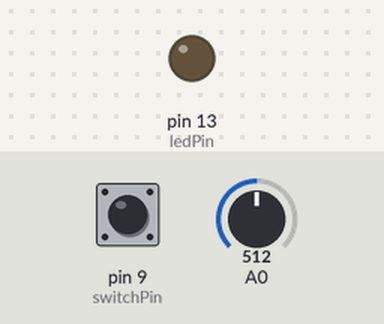
Bench run of a sketch on a simulated Teensy 4. Shown: output pins drawn as LEDs (lit = HIGH). Dashed ring = blinking. The test bench sets the inputs (shaded band); at power-on: pin 9 (switchPin) LOW, A0 = 512. What the sketch prints to the serial monitor is not drawn.

Above: at 1.2 s.
1.3 s: pin 9 (switchPin) pulled HIGH for 1 s
At 2.3 s:
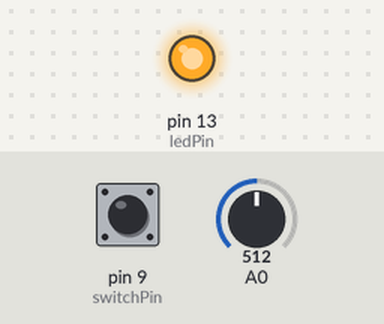
3.8 s: pin 9 (switchPin) pulled HIGH for 0.15 s
At 4.1 s:
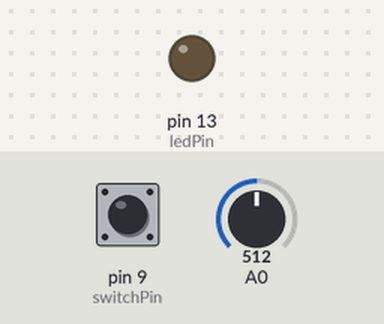
5.4 s: pin 9 (switchPin) pulled HIGH for 3.2 s
At 5.58 s:
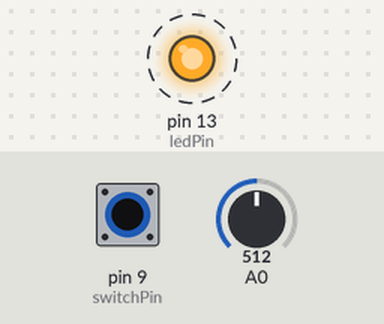
Timing chart, 0 to 9.9 s (numbered marks = the images above; inputs shaded):
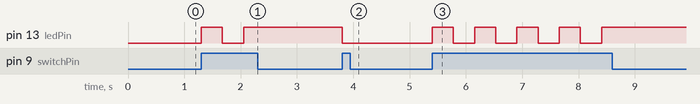

Measured:
- after the input at 1.3 s, pin 13 (ledPin): LOW → HIGH at once, → LOW 0.38 s later, → HIGH 0.38 s later
- after the input at 3.8 s, pin 13 (ledPin): HIGH → LOW at once
- after the input at 5.4 s, pin 13 (ledPin): alternates HIGH for 0.38 s and LOW for 0.38 s, 9 changes in all, then stays HIGH, starting at once

The sketch:

DarcysClimbingScalePotcontrolledBPM.ino
```cpp
/*
  this code is adapted from BlinkWithoutDelay
  by Oguz Yetkin and Darcy Neal
 http://www.arduino.cc/en/Tutorial/BlinkWithoutDelay
 button allows the melody to increment through array while the button is held down,
 and BPM is controlled by analogInput
 */

#include <SoftwareSerial.h>


//software serial
SoftwareSerial midiSerial(2, 3); // digital pins that we'll use for soft serial RX & TX


int melody[] = {60, 61, 65, 67, 68, 72, 73, 77, 79, 80, 84};   /////////JAPANESE SCALE ACCORDING TO KYUB
int melodyAmount = 11;
const int minBPM = 20;
const int maxBPM = 300;
const int switchPin = 9;  // The switch is on Arduino pin 10
const int ledPin =  13;      // the number of the LED pin

// Variables will change:
int ledState = LOW;             // ledState used to set the LED
long previousMillis = 0;        // will store last time LED was updated

// the follow variables is a long because the time, measured in miliseconds,
// will quickly become a bigger number than can be stored in an int.
long interval = 1000;           // interval at which to blink (milliseconds)
int segment_to_play = 0;

//Warning: nsegments >= 1
int segment(int current_val, int minval, int maxval, int nsegments){
  if(nsegments <=0){  //less than or equal to
    nsegments = 1;
  }
  int value_step = (maxval - minval)/nsegments;
  int curr_segment = (current_val/value_step) - 1;
  if(curr_segment < 0){
    curr_segment = 0;
  }
  if(curr_segment > nsegments - 1){
    curr_segment = nsegments - 1;
  }
  return curr_segment;
}


void setup() {
  // set the digital pin as output:
  pinMode(ledPin, OUTPUT);
  pinMode(switchPin, INPUT);

  // initialize serial communication at 9600 bits per second:
  Serial.begin(9600);
      midiSerial.begin(31250);

}

void loop(){
  // here is where you'd put code that needs to be running all the time.

  // check to see if it's time to blink the LED; that is, if the
  // difference between the current time and last time you blinked
  // the LED is bigger than the interval at which you want to
  // blink the LED.
  unsigned long currentMillis = millis();

  int BPM = map(analogRead(A0), 0, 1023, minBPM, maxBPM);
  Serial.println(BPM);

  long interval = (1000/(BPM/60.0));

 //plays scale automatically
 // if(currentMillis - previousMillis > interval) {
//plays scale only if digitalRead = TRUE
  if(currentMillis - previousMillis > interval  && digitalRead (switchPin)) {

    // save the last time you blinked the LED
    previousMillis = currentMillis;

      usbMIDI.sendNoteOn(melody[segment_to_play], 0x90, 0x40);
    segment_to_play ++;   //increment s.t.p. by one and returns that value
    segment_to_play %= melodyAmount;   //s.t.p. = s.t.p. % m.A.

    // if the LED is off turn it on and vice-versa:
    if (ledState == LOW)
      ledState = HIGH;
    else
      ledState = LOW;

    // set the LED with the ledState of the variable:
    digitalWrite(ledPin, ledState);
  }
}
```
